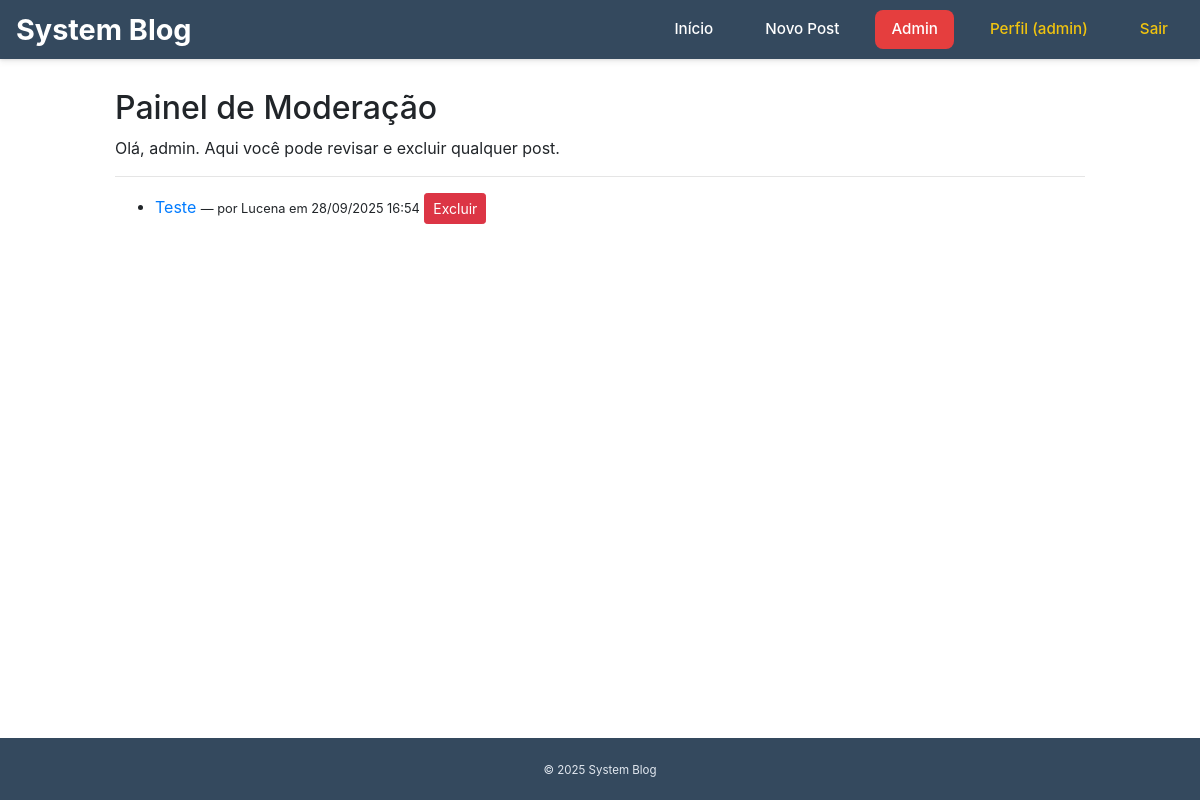
Page /moderator (signed in) on the committed database.
### models.py (models this page shows, shortened)
class User(db.Model, UserMixin):
    id = db.Column(db.Integer, primary_key=True)
    username = db.Column(db.String(20), unique=True, nullable=False)
    email = db.Column(db.String(120), unique=True, nullable=False)
    password = db.Column(db.String(60), nullable=False)
    image_file = db.Column(db.String(20), nullable=False, default='default.jpg')
    is_active = db.Column(db.Boolean, default=False)
    role_id = db.Column(db.Integer, db.ForeignKey('role.id'), nullable=False, default=1)
    posts = db.relationship('Post', backref='author', lazy=True)

class Post(db.Model):
    id = db.Column(db.Integer, primary_key=True)
    title = db.Column(db.String(100), nullable=False)
    date_posted = db.Column(db.DateTime, nullable=False, default=datetime.utcnow)
    content = db.Column(db.Text, nullable=False)
    user_id = db.Column(db.Integer, db.ForeignKey('user.id'), nullable=False)

### views.py (the view)
@app.route("/moderator")
@login_required
@moderator_required
def moderator_dashboard():
    posts = Post.query.order_by(Post.date_posted.desc()).all()
    return render_template('moderator_dashboard.html', title='Moderação', posts=posts)

### app.py (called while the page is built)
@login_manager.user_loader
def load_user(user_id):
    try:
        return db.session.get(User, int(user_id))
    except ValueError:
        return None

### models.py (called while the page is built)
def is_admin(user):
    return bool(user.is_authenticated and getattr(user.role, "can_admin", False))

def is_moderator(user):
    return bool(user.is_authenticated and getattr(user.role, "can_moderate", False))

### views.py (called while the page is built)
def moderator_required(f):
    @wraps(f)
    def decorated_function(*args, **kwargs):
        if not current_user.is_authenticated or not is_moderator(current_user):
            flash('Acesso negado. Você não tem permissão de Moderação.', 'danger')
            return redirect(url_for('home'))
        return f(*args, **kwargs)
    return decorated_function

@app.before_request
def start_quote_thread():
    global quote_of_the_day
    if quote_of_the_day.get('thread') is None or not quote_of_the_day['thread'].is_alive():
        th = Thread(target=get_and_translate_quote, daemon=True)
        th.start()
        quote_of_the_day['thread'] = th
        app.logger.info("Thread de citação assíncrona iniciada.")

### templates/moderator_dashboard.html (shortened to what this page needs)
{% extends "base.html" %}
{% block content %}
  <h2>Painel de Moderação</h2>
  <p>Olá, {{ current_user.username }}. Aqui você pode revisar e excluir qualquer post.</p>
  <hr>
  {% if posts %}
    <ul>
      {% for post in posts %}
        <li>
          <a href="{{ url_for('post', post_id=post.id) }}">{{ post.title }}</a>
          <small>— por {{ post.author.username }} em {{ post.date_posted.strftime("%d/%m/%Y %H:%M") }}</small>
          {% if current_user.is_authenticated and (is_moderator(current_user) or is_admin(current_user)) %}
            <form action="{{ url_for('delete_post', post_id=post.id) }}" method="POST" style="display:inline;">
              <button type="submit" class="btn btn-danger btn-sm">Excluir</button>
            </form>
          {% endif %}
        </li>
      {% endfor %}
    </ul>
  {% else %}
    <p>Sem posts no momento.</p>
  {% endif %}
{% endblock %}

### templates/base.html (shortened to what this page needs)
<!doctype html>
<html lang="pt-br">
<head>
  <link rel="stylesheet" href="{{ url_for('static', filename='css/base.css') }}">
  <link rel="stylesheet" href="https://stackpath.bootstrapcdn.com/bootstrap/4.5.2/css/bootstrap.min.css">
</head>
<body>
  <nav class="navbar">
    <a href="{{ url_for('home') }}" class="brand">System Blog</a>
    <div class="nav-links">
      <a href="{{ url_for('home') }}" class="nav-link">Início</a>
      {% if current_user.is_authenticated %}
        <a href="{{ url_for('new_post') }}" class="nav-link">Novo Post</a>
        {% if is_admin(current_user) %}
          <a href="{{ url_for('admin_users') }}" class="nav-link nav-link-admin">Admin</a>
        {% elif is_moderator(current_user) %}
          <a href="{{ url_for('moderator_dashboard') }}" class="nav-link">Moderação</a>
        {% else %}
          <a href="{{ url_for('user_dashboard') }}" class="nav-link">Meu Painel</a>
        {% endif %}
        <a href="{{ url_for('account') }}" class="nav-link nav-link-profile">Perfil ({{ current_user.username }})</a>
        <a href="{{ url_for('logout') }}" class="nav-link nav-link-danger">Sair</a>
      {% else %}
        <a href="{{ url_for('login') }}" class="nav-link">Login</a>
        <a href="{{ url_for('register') }}" class="nav-link nav-link-register">Registrar</a>
      {% endif %}
    </div>
  </nav>
  <main class="container">
    {% block content %}{% endblock %}
  </main>
  <footer class="footer">
    <small>&copy; {{ 2025 }} System Blog</small>
  </footer>
</body>
</html>

### static/css/base.css (style rules this page uses)
:root { --primary-color: #1a73e8; --secondary-color: #34495e; --accent-color: #f1c40f; --background-color: #f8fafc; --text-color: #1f2a44; --border-color: #e2e8f0; --shadow: 0 4px 6px rgba(0, 0, 0, 0.05), 0 1px 3px rgba(0, 0, 0, 0.1); --transition: all 0.3s ease; }
body { background: var(--background-color); color: var(--text-color); margin: 0; padding: 0; font-family: 'Inter', sans-serif; font-size: 16px; line-height: 1.6; min-height: 100vh; display: flex; flex-direction: column; }
main.container { max-width: 1000px; width: 90%; margin: 30px auto; padding: 0 15px; flex-grow: 1; }
.navbar { background: var(--secondary-color); color: #fff; padding: 15px 20px; display: flex; justify-content: space-between; align-items: center; box-shadow: var(--shadow); position: sticky; top: 0; z-index: 1000; }
.brand { color: #fff; font-size: 1.8rem; font-weight: 700; text-decoration: none; transition: var(--transition); }
.nav-links { display: flex; align-items: center; gap: 20px; }
.nav-link { color: #fff; text-decoration: none; padding: 8px 16px; border-radius: 8px; font-weight: 500; font-size: 0.95rem; transition: var(--transition); }
.nav-link-admin { background: #e53e3e; padding: 8px 16px; }
.nav-link-profile, .nav-link-danger { color: var(--accent-color); }
.btn { padding: 12px 20px; border: none; border-radius: 8px; cursor: pointer; font-weight: 600; font-size: 0.95rem; transition: var(--transition); text-decoration: none; display: inline-flex; align-items: center; justify-content: center; }
.btn-danger { background: #e53e3e; color: #fff; }
.btn-sm { padding: 8px 12px; font-size: 0.85rem; }
.footer { background: var(--secondary-color); color: #e2e8f0; padding: 20px; text-align: center; font-size: 0.9rem; margin-top: auto; }

### rows in the picture
User: username "admin"
Post: title "Teste", author.username "Lucena", date_posted "28/09/2025 16:54"

### other values in the picture
{{ 2025 }} "2025"
